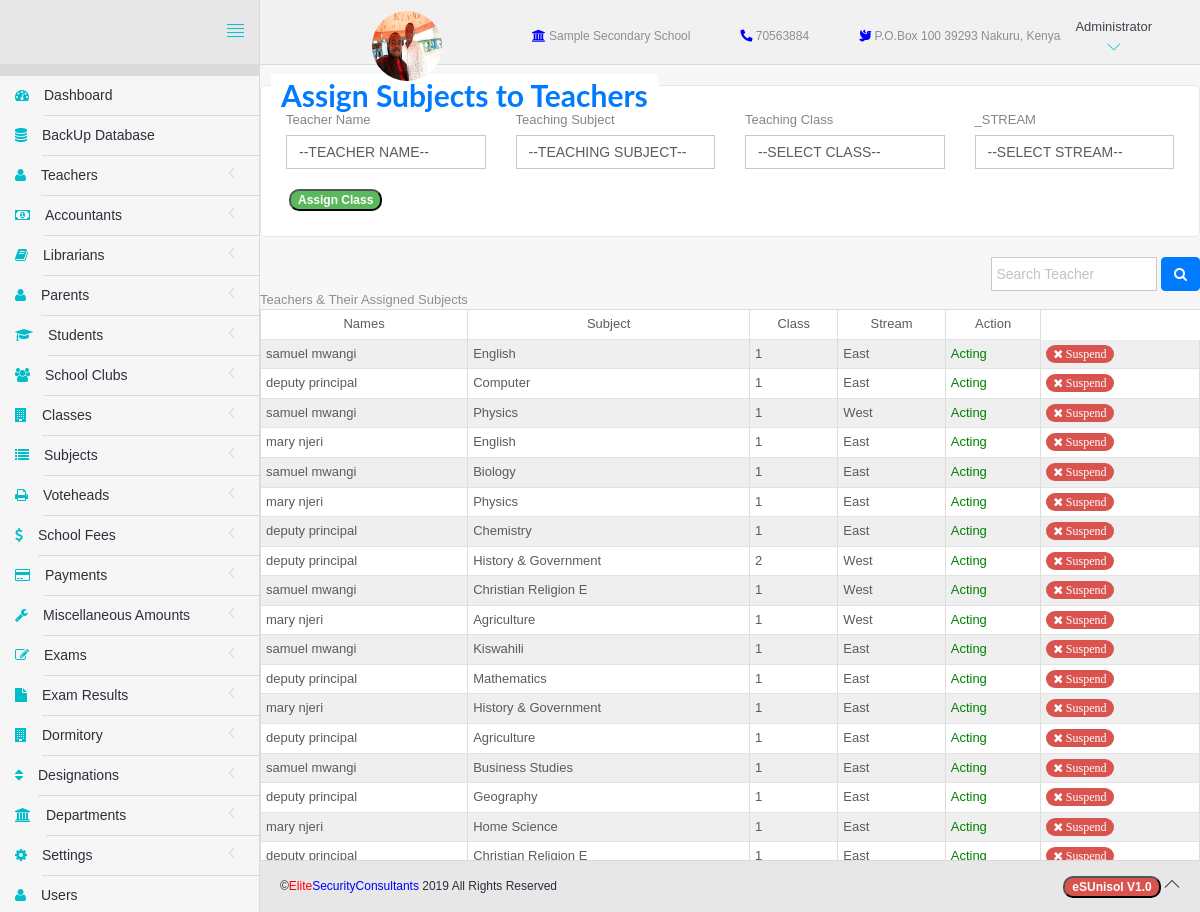
Page /assignTeacher.php (signed in) on the committed database.
### tables this page shows
CREATE TABLE `settings` (
  `id` int(11) NOT NULL,
  `sName` varchar(100) NOT NULL,
  `Image` varchar(100) NOT NULL DEFAULT '0',
  `Phone` int(15) NOT NULL,
  `pBox` int(11) NOT NULL,
  `pCode` int(11) NOT NULL,
  `pCity` varchar(25) NOT NULL,
  `bName` varchar(30) NOT NULL DEFAULT '-',
  `aNumber` varchar(20) NOT NULL DEFAULT '-',
  `sReceipt` varchar(20) NOT NULL,
  `dWatermark` int(11) NOT NULL DEFAULT '0'
);

CREATE TABLE `subjectteachers` (
  `id` int(11) NOT NULL,
  `teacherName` varchar(20) NOT NULL,
  `Subject` varchar(20) NOT NULL,
  `class` int(2) NOT NULL,
  `stream` varchar(10) NOT NULL,
  `status` int(11) NOT NULL DEFAULT '1'
);

### Database.php (called while the page is built, shortened)
<?php
class Database{
  private $host=DB_HOST;
  private $user=DB_USER;
  private $password=DB_PASSWORD;
  private $database=DB_NAME;
  private $connection;
  private $stmt;
  public function __construct(){
    $dsn='mysql:host=' .$this->host . ';dbname=' . $this->database;
    $options=array(
      PDO::ATTR_PERSISTENT => true,
      PDO::ATTR_ERRMODE =>PDO::ERRMODE_EXCEPTION
    );
    try{
      $this->connection=new PDO($dsn, $this->user, $this->password,$options);
    }catch(PDOException $e){
      $this->error=$e->getMessage().PHP_EOL;
    }
  }
  public function query($sql){
    $this->stmt= $this->connection->prepare($sql);
  }
  public function execute(){
    return $this->stmt->execute();
  }
  public function resultSet(){
    $this->execute();
    return $this->stmt->fetchAll(PDO::FETCH_OBJ);
  }
  public function bind($param,$value,$type=null){
    if(is_null($type)){
      switch(true){
        case is_int($value):
          $type=PDO::PARAM_INT;
          break;
        default:
          $type=PDO::PARAM_STR;
      }
    }
  $this->stmt->bindValue($param,$value,$type);
}
public function displayTable($table){
  $this->query("SELECT * FROM ".$table." ORDER BY id ASC");
  $results=$this->resultSet();
  return $results;
}
}

### assignTeacher.php (the view, shortened to what this page needs)
<?php
require_once('Database.php');
if(isset($_SESSION['role'])){
	include('head.php');
?>
	<body>
		<div id="app">
<?php
if($_SESSION['role']=="Administrator"){
	include('include/sidebar.php');
}else if($_SESSION['role']=="teacher"){
	include('include/tsidebar.php');
}else if($_SESSION['role']=="Accountant"){
	include('include/asidebar.php');
}else{
	echo "";
}
?>
			<div class="app-content">
						<?php include('include/header.php');?>
				<div class="main-content" >
						<form method="POST" action="assignTeacher.php">
							<fieldset>
								<legend style="border:0px;font-size:30px;"><strong>Assign Subjects to  Teachers</strong></legend>
								<div class="row">
									<div class="col-sm-3">
										<label for="ClassName" class="label-control">Teacher Name</label>
										<select name="name" class="form-control">
											<option>--TEACHER NAME--</option>
										</select>
									</div>
									<div class="col-sm-3">
										<label for="ClassName" class="label-control">Teaching Subject</label>
										<select name="subject" class="form-control">
											<option>--TEACHING SUBJECT--</option>
										</select>
									</div>
									<div class="col-sm-3">
										<label for="ClassName" class="label-control">Teaching Class</label>
										<select name="class" class="form-control">
											<option>--SELECT CLASS--</option>
										</select>
									</div>
									<div class="col-sm-3">
										<label for="ClassName" class="label-control">_STREAM</label>
										<select name="stream" class="form-control">
											<option>--SELECT STREAM--</option>
										</select>
									</div>
									<br>
									<button class="badge badge-success" name="sub" style="margin-top:20px;margin-left:18px;">Assign Class</button>
								</div>
							</fieldset>
						</form>
								<form method="GET" action="assignTeacher.php" class="form-inline" style="float:right">
									<input type="text" class="form-control" name="search" placeholder="Search Teacher" required/>
								  <button type="submit" class="btn btn-primary" name="sub"><i class="fa fa-search"></i></button>
								</form>
            <div class="table table-responsive">
              Teachers &amp; Their Assigned Subjects
              <table class="table table-striped table-condensed table-hover table-bordered">
                <thead class="text-center">
                  <tr>
                    <td>Names</td>
                    <td>Subject</td>
                    <td>Class</td>
                    <td>Stream</td>
                    <td>Action</td>
                  </tr>
                </thead>
                <tbody>
                  <?php
									if(isset($_GET['sub'])){
										$_SESSION['query']="SELECT * FROM subjectteachers WHERE TeacherName=:teacherName";
										$db=new Database();
										$db->query('SELECT * FROM subjectteachers WHERE TeacherName=:teacherName');
										$db->bind(':teacherName',$_GET['search']);
										$results=$db->resultSet();
										foreach ($results as $key) {
	                    $status="";
	                  ?>
	                  <tr>
	                    <td><?php echo $key->teacherName;?></td>
	                    <td><?php echo $key->Subject;?></td>
	                    <td><?php echo $key->class;?></td>
	                    <td><?php echo $key->stream;?></td>
	                    <td><?php
	                    if($key->status==1){
	                      $status=1;
	                      echo "<span style='color:green;'>Acting</span>";
	                    }else{
	                      $status=0;
	                      echo "<span style='color:red;'>Replaced</span>";
	                    }
	                    ?></td>
	                    <td><?php
	                    if($status==1){
	                      echo "<a href='assignTeacher.php?Deactivate={$key->id}' class='badge badge-danger'><i class='fa fa-times'>&nbsp;Suspend</i></a>";
	                    }else{
	                      echo "<a href='assignTeacher.php?Activate={$key->id}' class='badge badge-success'><i class='fa fa-check'>&nbsp;Approve</i></a>";
	                    }
	                    ?></td>
	                  </tr>
	                <?php }
									}else{
                  $database=new Database();
									$database->query($_SESSION['query']);
									$database->execute();
									$results=$database->resultSet();
                  foreach ($results as $key) {
                    $status="";
                  ?>
                  <tr>
                    <td><?php echo $key->teacherName;?></td>
                    <td><?php echo $key->Subject;?></td>
                    <td><?php echo $key->class;?></td>
                    <td><?php echo $key->stream;?></td>
                    <td><?php
                    if($key->status==1){
                      $status=1;
                      echo "<span style='color:green;'>Acting</span>";
                    }else{
                      $status=0;
                      echo "<span style='color:red;'>Replaced</span>";
                    }
                    ?></td>
                    <td><?php
                    if($status==1){
                      echo "<a href='assignTeacher.php?Deactivate={$key->id}' class='badge badge-danger'><i class='fa fa-times'>&nbsp;Suspend</i></a>";
                    }else{
                      echo "<a href='assignTeacher.php?Activate={$key->id}' class='badge badge-success'><i class='fa fa-check'>&nbsp;Approve</i></a>";
                    }
                    ?></td>
                  </tr>
                <?php }}?>
                 </tbody>
               </table>
            </div>
				</div>
			</div>
	<?php include('include/footer.php');?>
		</div>
	</body>
</html>
<?php }else{
	header("location: index.php");
}

### include/header.php (shortened to what this page needs)
<!DOCTYPE html>
<head>
</head>
<header class="navbar navbar-default navbar-static-top" style="font-size:12px">
					<div class="navbar-header">
						<a href="#" class="sidebar-toggler pull-right visible-md visible-lg" data-toggle-class="app-sidebar-closed" data-toggle-target="#app">
							<i class="ti-align-justify"></i>
						</a>
					</div>
					<div class="navbar-collapse collapse">
						<ul class="nav navbar-right">
							<?php
							$database=new Database();
							$results=$database->displayTable('settings');
							foreach ($results as $key) {
							?><li>
				     	<h6 style="color:red;line-height:50px;padding-right:90px"><img src="<?php echo "assets/images/".$key->Image;?>" width="70px" height="70px" style="border-radius:35px;float:left"></h6>
							</li>
							<li>
									<span style="line-height:70px;padding-left:00px;"><i class="fa fa-university" style="color:blue"></i>&nbsp;<?php echo $key->sName;?></span>
							</li>
							<li>
									<span style="line-height:70px;padding-left:50px;"><i class="fas fa-phone-alt" style="color:blue"></i>&nbsp;<?php echo $key->Phone;?></span>
							</li>
							<li>
									<span style="line-height:70px;padding-left:50px;"><i class="fas fa-dove" style="color:blue"></i>&nbsp;<?php echo "P.O.Box ".$key->pBox." ".$key->pCode." ".$key->pCity.", Kenya";?></span>
							</li>
								<?php } ?>
							<li class="dropdown current-user" style="padding-left:0px;line-height:70px">
								<a href class="dropdown-toggle" data-toggle="dropdown">
									<?php
									echo $_SESSION['role'];?>
									<i class="ti-angle-down"></i></i></span>
								</a>
							</li>
						</ul>
					</div>
				</header>

### assets/css/themes/theme-4.css (style rules this page uses)
body { background: -o-linear-gradient(blue,red) }
header .navbar-header { background: #E7E7E7 !important; border-right-color: #DADADA !important; border-bottom-color: #DADADA !important; }
header .navbar-header .sidebar-toggler, header .navbar-header .sidebar-mobile-toggler { color: #00BDCC !important; }
header .navbar-collapse { background: #F1F1F1 !important; border-bottom-color: #DADADA !important; box-shadow: none !important; }
header .navbar-collapse .navbar-right > li > a { color: #2c2f3b; }
header .navbar-collapse .navbar-right > li > a i { color: #00BDCC !important; }

### rows in the picture
settings: Image (picture), sName "Sample Secondary School", Phone "70563884", pBox "100", pCode "39293", pCity "Nakuru"
subjectteachers: teacherName "samuel mwangi", Subject "English", class "1", stream "East", status "Acting"
subjectteachers: teacherName "deputy principal", Subject "Computer", class "1", stream "East", status "Acting"
subjectteachers: teacherName "samuel mwangi", Subject "Physics", class "1", stream "West", status "Acting"
subjectteachers: teacherName "mary njeri", Subject "English", class "1", stream "East", status "Acting"
subjectteachers: teacherName "samuel mwangi", Subject "Biology", class "1", stream "East", status "Acting"
subjectteachers: teacherName "mary njeri", Subject "Physics", class "1", stream "East", status "Acting"
subjectteachers: teacherName "deputy principal", Subject "Chemistry", class "1", stream "East", status "Acting"
subjectteachers: teacherName "deputy principal", Subject "History & Government", class "2", stream "West", status "Acting"
subjectteachers: teacherName "samuel mwangi", Subject "Christian Religion E", class "1", stream "West", status "Acting"
subjectteachers: teacherName "mary njeri", Subject "Agriculture", class "1", stream "West", status "Acting"
subjectteachers: teacherName "samuel mwangi", Subject "Kiswahili", class "1", stream "East", status "Acting"
subjectteachers: teacherName "deputy principal", Subject "Mathematics", class "1", stream "East", status "Acting"
subjectteachers: teacherName "mary njeri", Subject "History & Government", class "1", stream "East", status "Acting"
subjectteachers: teacherName "deputy principal", Subject "Agriculture", class "1", stream "East", status "Acting"
subjectteachers: teacherName "samuel mwangi", Subject "Business Studies", class "1", stream "East", status "Acting"
subjectteachers: teacherName "deputy principal", Subject "Geography", class "1", stream "East", status "Acting"
subjectteachers: teacherName "mary njeri", Subject "Home Science", class "1", stream "East", status "Acting"
subjectteachers: teacherName "deputy principal", Subject "Christian Religion E", class "1", stream "East", status "Acting"

### other values in the picture
$_SESSION['role'] "Administrator"
